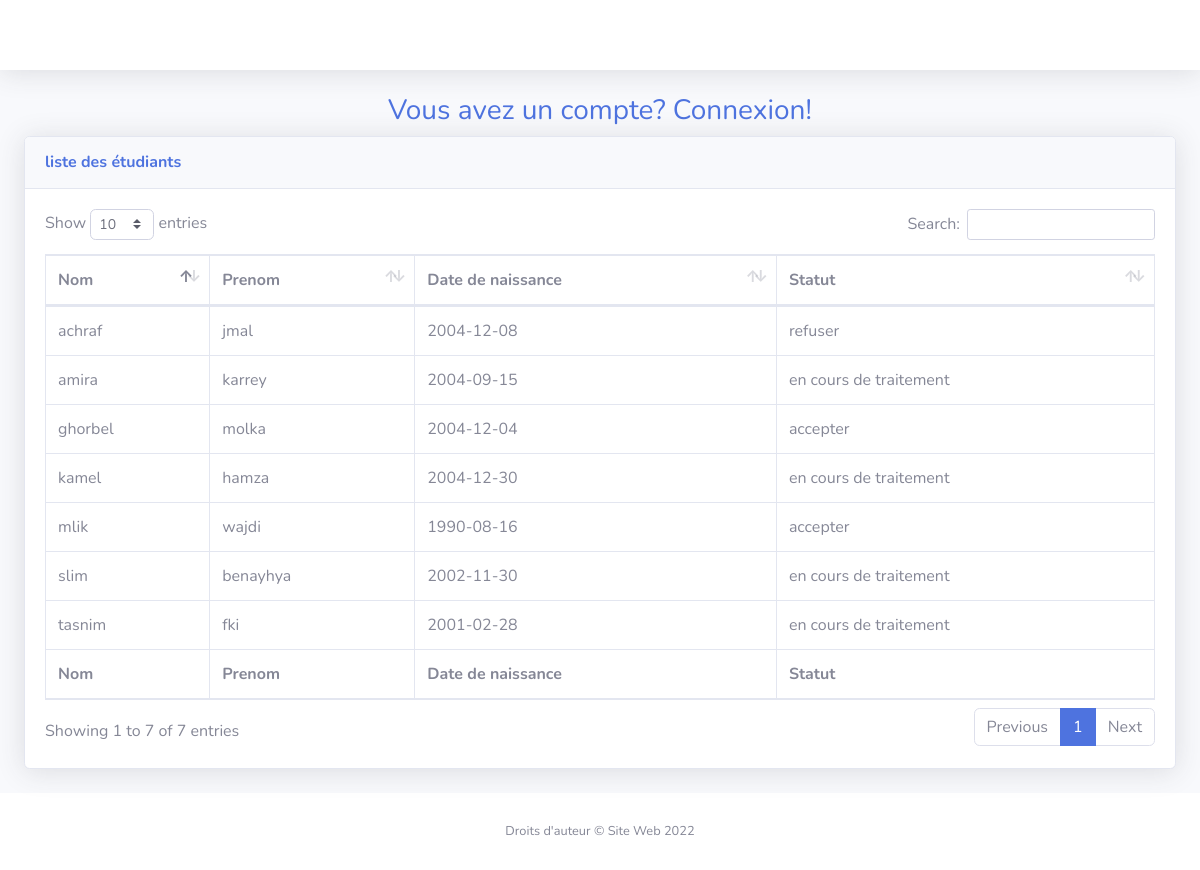
/verif_nom.php, run on an earlier commit of the app's database.
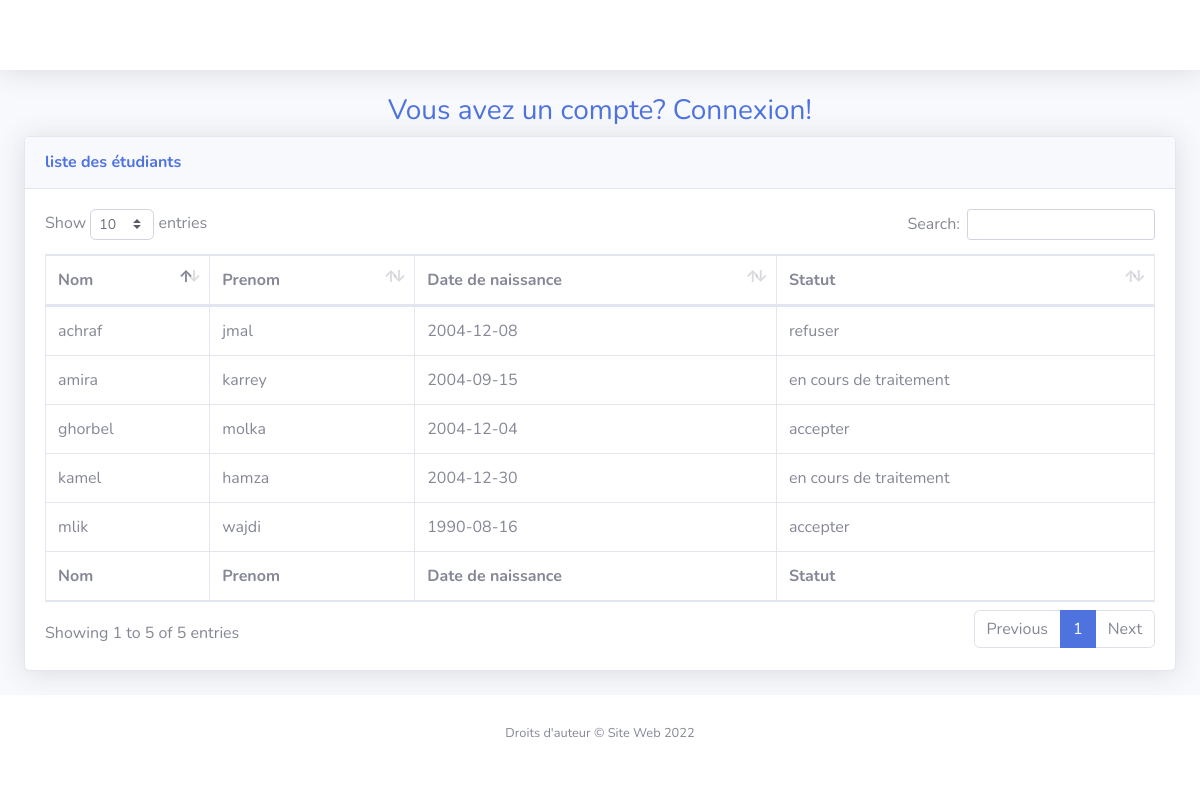
And on a later commit of the database.
### tables this page shows
CREATE TABLE `etudiant` (
  `idEtd` int(255) NOT NULL,
  `idDep` int(11) DEFAULT NULL,
  `idParcours` int(11) DEFAULT NULL,
  `idNiveaux` int(11) DEFAULT NULL,
  `nomEtd` varchar(255) DEFAULT NULL,
  `prenomEtd` varchar(255) DEFAULT NULL,
  `adresseMail` varchar(255) DEFAULT NULL,
  `dateNaissance` date DEFAULT NULL,
  `tel` int(255) DEFAULT NULL,
  `photoEtd` varchar(255) DEFAULT NULL,
  `cin` int(20) DEFAULT NULL,
  `statu` varchar(30) DEFAULT 'en cours de traitement',
  `mdp` varchar(255) DEFAULT NULL
);

### verif_nom.php (the view, shortened to what this page needs)
<?php
include('includes/dbconn.php');
$table_etud = $con->query("SELECT * FROM etudiant ");
?>
<!DOCTYPE html>
<html lang="en">
<head>
    <link href="vendor/fontawesome-free/css/all.min.css" rel="stylesheet" type="text/css">
    <link href="css/sb-admin-2.min.css" rel="stylesheet">
    <link href="vendor/datatables/dataTables.bootstrap4.min.css" rel="stylesheet">
</head>
<body id="page-top">
    <div id="wrapper">
        <div id="content-wrapper" class="d-flex flex-column">
            <div id="content">
                <nav class="navbar navbar-expand navbar-light bg-white topbar mb-4 static-top shadow">
                </nav>
                <div class="text-center">
                    <a class="small" href="index.php">
                        <h3>Vous avez un compte? Connexion!</h3>
                    </a>
                </div>
                <div class="container-fluid">
                    <div class="card shadow mb-4">
                        <div class="card-header py-3">
                            <h6 class="m-0 font-weight-bold text-primary">liste des étudiants</h6>
                        </div>
                        <div class="card-body">
                            <div class="table-responsive">
                                <table class="table table-bordered" id="dataTable" width="100%" cellspacing="0">
                                    <thead>
                                        <tr>
                                            <th>Nom</th>
                                            <th>Prenom</th>
                                            <th>Date de naissance</th>
                                            <th>Statut</th>
                                        </tr>
                                    </thead>
                                    <tfoot>
                                        <tr>
                                            <th>Nom</th>
                                            <th>Prenom</th>
                                            <th>Date de naissance</th>
                                            <th>Statut</th>
                                        </tr>
                                    </tfoot>
                                    <tbody>
                                        <?php
                                        while ($donnees = $table_etud->fetch()) {
                                        ?>
                                            <tr>
                                                <td><?php echo $donnees['nomEtd']; ?></td>
                                                <td><?php echo $donnees['prenomEtd']; ?></td>
                                                <td><?php echo $donnees['dateNaissance']; ?></td>
                                                <td><?php echo $donnees['statu']; ?></td>
                                            </tr>
                                        <?php
                                        }
                                        ?>
                                    </tbody>
                                </table>
                            </div>
                        </div>
                    </div>
                </div>
            </div>
            <footer class="sticky-footer bg-white">
                <div class="container my-auto">
                    <div class="copyright text-center my-auto">
                        <span>Droits d'auteur &copy; Site Web 2022</span>
                    </div>
                </div>
            </footer>
        </div>
    </div>
</body>
</html>

What changed in the data, as far as the page shows it:
removed etudiant: nomEtd "slim", prenomEtd "benayhya", dateNaissance "2002-11-30", statu "en cours de traitement"
removed etudiant: nomEtd "tasnim", prenomEtd "fki", dateNaissance "2001-02-28", statu "en cours de traitement"
Also different on the page:
text written by a page script: "Show entries Search: Showing 1 to 7 of 7 entries Previous 1 Next" → "Show entries Search: Showing 1 to 5 of 5 entries Previous 1 Next"
